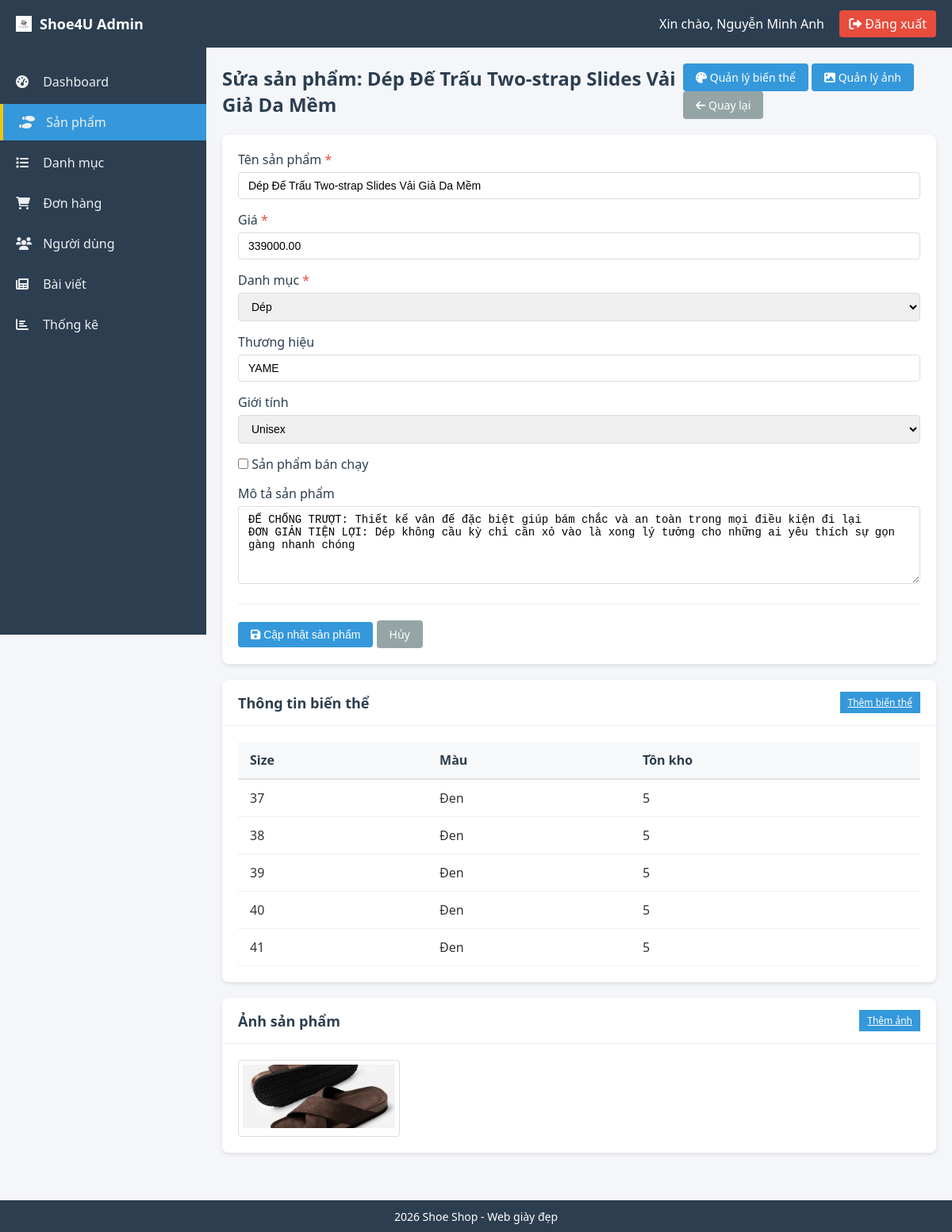
Page /views/admin/products/edit.php?id=35 (signed in) on the committed database.
### tables this page shows
CREATE TABLE `products` (
  `product_id` int(11) NOT NULL,
  `product_name` varchar(200) DEFAULT NULL,
  `price` decimal(10,2) DEFAULT NULL,
  `description` text DEFAULT NULL,
  `category_id` int(11) DEFAULT NULL,
  `brand` varchar(100) DEFAULT NULL,
  `gender` enum('Nam','Nữ','Unisex') DEFAULT NULL,
  `is_best_seller` tinyint(1) DEFAULT 0,
  `material` text DEFAULT NULL,
  `origin` varchar(100) DEFAULT NULL,
  `detailed_description` text DEFAULT NULL,
  `size_guide` text DEFAULT NULL,
  `created_at` datetime DEFAULT current_timestamp()
);

CREATE TABLE `categories` (
  `category_id` int(11) NOT NULL,
  `category_name` varchar(100) DEFAULT NULL,
  `description` text DEFAULT NULL
);

CREATE TABLE `product_variants` (
  `variant_id` int(11) NOT NULL,
  `product_id` int(11) DEFAULT NULL,
  `size` int(11) DEFAULT NULL,
  `color` varchar(50) DEFAULT NULL,
  `stock` int(11) DEFAULT NULL
);

CREATE TABLE `product_images` (
  `image_id` int(11) NOT NULL,
  `product_id` int(11) DEFAULT NULL,
  `image_url` varchar(255) DEFAULT NULL
);

### views/admin/products/edit.php (the view, shortened to what this page needs)
<?php
require_once '../layouts/auth_check.php';
$product_id = isset($_GET['id']) ? (int)$_GET['id'] : 0;
$product = mysqli_fetch_assoc(mysqli_query($conn, "SELECT * FROM products WHERE product_id = $product_id"));
$categories = mysqli_query($conn, "SELECT * FROM categories ORDER BY category_name");
include '../layouts/header.php';
include '../layouts/sidebar.php';
?>
<div class="content-header">
    <h1>Sửa sản phẩm: <?php echo $product['product_name']; ?></h1>
    <div>
        <a href="variants.php?id=<?php echo $product_id; ?>" class="btn btn-info">
            <i class="fas fa-palette"></i> Quản lý biến thể
        </a>
        <a href="images.php?id=<?php echo $product_id; ?>" class="btn btn-info">
            <i class="fas fa-image"></i> Quản lý ảnh
        </a>
        <a href="<?= ADMIN_URL ?>users/index.php" class="btn btn-secondary">
    <i class="fas fa-arrow-left"></i> Quay lại
</a>
    </div>
</div>
<div class="card">
    <div class="card-body">
        <form method="POST" class="form">
            <div class="row">
                <div class="col-6">
                    <div class="form-group">
                        <label>Tên sản phẩm <span class="required">*</span></label>
                        <input type="text" name="product_name" required class="form-control"
                               value="<?php echo $product['product_name']; ?>">
                    </div>
                    <div class="form-group">
                        <label>Giá <span class="required">*</span></label>
                        <input type="number" name="price" required class="form-control" min="0"
                               value="<?php echo $product['price']; ?>">
                    </div>
                    <div class="form-group">
                        <label>Danh mục <span class="required">*</span></label>
                        <select name="category_id" required class="form-control">
                            <?php while($cat = mysqli_fetch_assoc($categories)): ?>
                                <option value="<?php echo $cat['category_id']; ?>"
                                    <?php echo $cat['category_id'] == $product['category_id'] ? 'selected' : ''; ?>>
                                    <?php echo $cat['category_name']; ?>
                                </option>
                            <?php endwhile; ?>
                        </select>
                    </div>
                    <div class="form-group">
                        <label>Thương hiệu</label>
                        <input type="text" name="brand" class="form-control"
                               value="<?php echo $product['brand']; ?>">
                    </div>
                </div>
                <div class="col-6">
                    <div class="form-group">
                        <label>Giới tính</label>
                        <select name="gender" class="form-control">
                            <option value="Unisex" <?php echo $product['gender'] == 'Unisex' ? 'selected' : ''; ?>>Unisex</option>
                        </select>
                    </div>
                    <div class="form-group">
                        <label>
                            <input type="checkbox" name="is_best_seller" value="1"
                                <?php echo $product['is_best_seller'] ? 'checked' : ''; ?>>
                            Sản phẩm bán chạy
                        </label>
                    </div>
                    <div class="form-group">
                        <label>Mô tả sản phẩm</label>
                        <textarea name="description" rows="5" class="form-control"><?php echo $product['description']; ?></textarea>
                    </div>
                </div>
            </div>
            <div class="form-actions">
                <button type="submit" class="btn btn-primary">
                    <i class="fas fa-save"></i> Cập nhật sản phẩm
                </button>
                <a href="index.php" class="btn btn-secondary">Hủy</a>
            </div>
        </form>
    </div>
</div>
<div class="row mt-3">
    <div class="col-6">
        <div class="card">
            <div class="card-header">
                <h3>Thông tin biến thể</h3>
                <a href="variants.php?id=<?php echo $product_id; ?>" class="btn-sm btn-primary">Thêm biến thể</a>
            </div>
            <div class="card-body">
                <?php
                $variants = mysqli_query($conn, "SELECT * FROM product_variants WHERE product_id = $product_id LIMIT 5");
                if(mysqli_num_rows($variants) > 0):
                ?>
                <table class="table">
                    <thead>
                        <tr>
                            <th>Size</th>
                            <th>Màu</th>
                            <th>Tồn kho</th>
                        </tr>
                    </thead>
                    <tbody>
                        <?php while($var = mysqli_fetch_assoc($variants)): ?>
                        <tr>
                            <td><?php echo $var['size']; ?></td>
                            <td><?php echo $var['color']; ?></td>
                            <td><?php echo $var['stock']; ?></td>
                        </tr>
                        <?php endwhile; ?>
                    </tbody>
                </table>
                <?php else: ?>
                <p class="text-center">Chưa có biến thể nào</p>
                <?php endif; ?>
            </div>
        </div>
    </div>
    <div class="col-6">
        <div class="card">
            <div class="card-header">
                <h3>Ảnh sản phẩm</h3>
                <a href="images.php?id=<?php echo $product_id; ?>" class="btn-sm btn-primary">Thêm ảnh</a>
            </div>
            <div class="card-body">
                <div class="image-gallery" style="grid-template-columns: repeat(4, 1fr);">
                    <?php
                    $images = mysqli_query($conn, "SELECT * FROM product_images WHERE product_id = $product_id LIMIT 4");
                    if(mysqli_num_rows($images) > 0):
                        while($img = mysqli_fetch_assoc($images)):
                    ?>
                    <div class="image-item">
                        <img src="<?php echo BASE_URL; ?>/uploads/products/<?php echo $img['image_url']; ?>"
                             style="height: 80px;">
                    </div>
                    <?php
                        endwhile;
                    else:
                    ?>
                    <p class="text-center">Chưa có ảnh</p>
                    <?php endif; ?>
                </div>
            </div>
        </div>
    </div>
</div>
<?php include '../layouts/footer.php'; ?>

### assets/css/admin.css (style rules this page uses)
* { margin: 0; padding: 0; box-sizing: border-box; }
body { font-family: 'Segoe UI', Tahoma, Geneva, Verdana, sans-serif; background: #f4f6f9; color: #333; }
.content-header { display: flex; justify-content: space-between; align-items: center; margin-bottom: 20px; }
.content-header h1 { font-size: 24px; color: #2c3e50; }
.card { background: #fff; border-radius: 8px; box-shadow: 0 2px 5px rgba(0,0,0,0.1); margin-bottom: 20px; }
.card-header { padding: 15px 20px; border-bottom: 1px solid #ecf0f1; display: flex; justify-content: space-between; align-items: center; }
.card-header h3 { font-size: 18px; color: #2c3e50; }
.card-body { padding: 20px; }
.table { width: 100%; border-collapse: collapse; }
.table th { background: #f8f9fa; padding: 12px 15px; text-align: left; font-weight: 600; color: #2c3e50; border-bottom: 2px solid #dee2e6; }
.table td { padding: 12px 15px; border-bottom: 1px solid #ecf0f1; }
.btn { display: inline-block; padding: 8px 16px; border: none; border-radius: 4px; font-size: 14px; cursor: pointer; text-decoration: none; transition: all 0.3s; }
.btn-primary { background: #3498db; color: #fff; }
.btn-secondary { background: #95a5a6; color: #fff; }
.btn-info { background: #3498db; color: #fff; }
.btn-sm { padding: 5px 10px; font-size: 12px; }
.form-group { margin-bottom: 15px; }
.form-group label { display: block; margin-bottom: 5px; font-weight: 500; color: #2c3e50; }
.form-group .required { color: #e74c3c; }
.form-control { width: 100%; padding: 8px 12px; border: 1px solid #ddd; border-radius: 4px; font-size: 14px; }
.form-actions { margin-top: 20px; padding-top: 20px; border-top: 1px solid #ecf0f1; }
.image-gallery { display: grid; grid-template-columns: repeat(auto-fill, minmax(150px, 1fr)); gap: 15px; }
.image-item { position: relative; border: 1px solid #ddd; border-radius: 4px; padding: 5px; }
.image-item img { width: 100%; height: 150px; object-fit: cover; }

### rows in the picture
products: product_name "Dép Đế Trấu Two-strap Slides Vải Giả Da Mềm", price "339000.00", category_id "Dép", brand "YAME", gender "Unisex", description "ĐẾ CHỐNG TRƯỢT: Thiết kế vân đế đặc biệt giúp bám chắc và an toàn trong mọi điều kiện đi lại ĐƠN GIẢN TIỆN LỢI: Dép không cầu kỳ chỉ cần xỏ vào là xong lý tưởng cho những ai yêu thích sự gọn gàng nhanh chóng"
product_variants: size "37", color "Đen", stock "5"
product_variants: size "38", color "Đen", stock "5"
product_variants: size "39", color "Đen", stock "5"
product_variants: size "40", color "Đen", stock "5"
product_variants: size "41", color "Đen", stock "5"
product_images: image_url (picture)

### other values in the picture
$_SESSION['full_name'] "Nguyễn Minh Anh"
